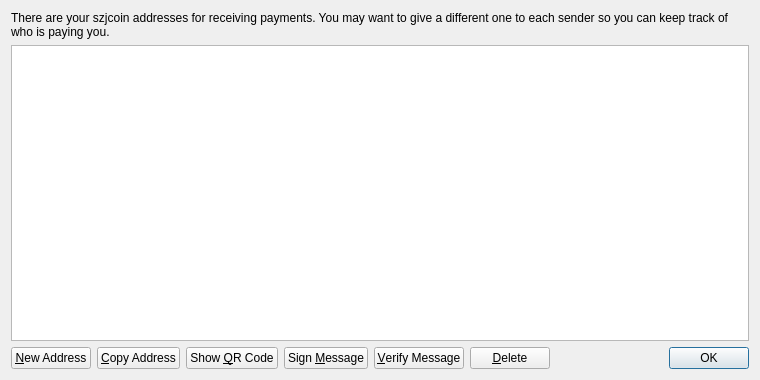
<?xml version="1.0" encoding="UTF-8"?>
<ui version="4.0">
 <class>AddressBookPage</class>
 <widget class="QWidget" name="AddressBookPage">
  <property name="geometry">
   <rect>
    <x>0</x>
    <y>0</y>
    <width>760</width>
    <height>380</height>
   </rect>
  </property>
  <property name="windowTitle">
   <string>Address Book</string>
  </property>
  <layout class="QVBoxLayout" name="verticalLayout">
   <item>
    <widget class="QLabel" name="labelExplanation">
     <property name="text">
      <string>There are your szjcoin addresses for receiving payments. You may want to give a different one to each sender so you can keep track of who is paying you.</string>
     </property>
     <property name="textFormat">
      <enum>Qt::PlainText</enum>
     </property>
     <property name="wordWrap">
      <bool>true</bool>
     </property>
    </widget>
   </item>
   <item>
    <widget class="QTableView" name="tableView">
     <property name="contextMenuPolicy">
      <enum>Qt::CustomContextMenu</enum>
     </property>
     <property name="toolTip">
      <string>Double-click to edit address or label</string>
     </property>
     <property name="tabKeyNavigation">
      <bool>false</bool>
     </property>
     <property name="alternatingRowColors">
      <bool>true</bool>
     </property>
     <property name="selectionMode">
      <enum>QAbstractItemView::SingleSelection</enum>
     </property>
     <property name="selectionBehavior">
      <enum>QAbstractItemView::SelectRows</enum>
     </property>
     <property name="sortingEnabled">
      <bool>true</bool>
     </property>
     <attribute name="verticalHeaderVisible">
      <bool>false</bool>
     </attribute>
    </widget>
   </item>
   <item>
    <layout class="QHBoxLayout" name="horizontalLayout">
     <item>
      <widget class="QPushButton" name="newAddressButton">
       <property name="toolTip">
        <string>Create a new address</string>
       </property>
       <property name="text">
        <string>&amp;New Address</string>
       </property>
       <property name="icon">
        <iconset resource="../bitcoin.qrc">
         <normaloff>:/icons/add</normaloff>:/icons/add</iconset>
       </property>
      </widget>
     </item>
     <item>
      <widget class="QPushButton" name="copyToClipboard">
       <property name="toolTip">
        <string>Copy the currently selected address to the system clipboard</string>
       </property>
       <property name="text">
        <string>&amp;Copy Address</string>
       </property>
       <property name="icon">
        <iconset resource="../bitcoin.qrc">
         <normaloff>:/icons/editcopy</normaloff>:/icons/editcopy</iconset>
       </property>
      </widget>
     </item>
     <item>
      <widget class="QPushButton" name="showQRCode">
       <property name="text">
        <string>Show &amp;QR Code</string>
       </property>
       <property name="icon">
        <iconset resource="../bitcoin.qrc">
         <normaloff>:/icons/qrcode</normaloff>:/icons/qrcode</iconset>
       </property>
      </widget>
     </item>
     <item>
      <widget class="QPushButton" name="signMessage">
       <property name="toolTip">
        <string>Sign a message to prove you own a szjcoin address</string>
       </property>
       <property name="text">
        <string>Sign &amp;Message</string>
       </property>
       <property name="icon">
        <iconset resource="../bitcoin.qrc">
         <normaloff>:/icons/edit</normaloff>:/icons/edit</iconset>
       </property>
      </widget>
     </item>
     <item>
      <widget class="QPushButton" name="verifyMessage">
       <property name="toolTip">
        <string>Verify a message to ensure it was signed with a specified szjcoin address</string>
       </property>
       <property name="text">
        <string>&amp;Verify Message</string>
       </property>
       <property name="icon">
        <iconset resource="../bitcoin.qrc">
         <normaloff>:/icons/transaction_0</normaloff>:/icons/transaction_0</iconset>
       </property>
      </widget>
     </item>
     <item>
      <widget class="QPushButton" name="deleteButton">
       <property name="toolTip">
        <string>Delete the currently selected address from the list</string>
       </property>
       <property name="text">
        <string>&amp;Delete</string>
       </property>
       <property name="icon">
        <iconset resource="../bitcoin.qrc">
         <normaloff>:/icons/remove</normaloff>:/icons/remove</iconset>
       </property>
      </widget>
     </item>
     <item>
      <spacer name="horizontalSpacer">
       <property name="orientation">
        <enum>Qt::Horizontal</enum>
       </property>
       <property name="sizeHint" stdset="0">
        <size>
         <width>40</width>
         <height>20</height>
        </size>
       </property>
      </spacer>
     </item>
     <item>
      <widget class="QDialogButtonBox" name="buttonBox">
       <property name="sizePolicy">
        <sizepolicy hsizetype="Maximum" vsizetype="Fixed">
         <horstretch>0</horstretch>
         <verstretch>0</verstretch>
        </sizepolicy>
       </property>
       <property name="standardButtons">
        <set>QDialogButtonBox::Ok</set>
       </property>
      </widget>
     </item>
    </layout>
   </item>
  </layout>
 </widget>
 <resources>
  <include location="../bitcoin.qrc"/>
 </resources>
 <connections/>
</ui>
